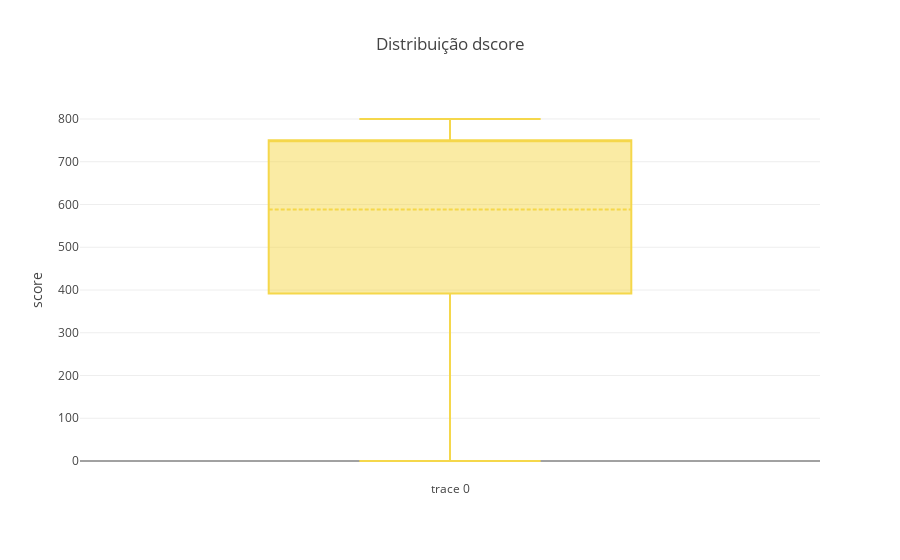

This figure's notebook cell:
### Code cell
trace = go.Box(
    y = dfm['dscore_segmento'],
    marker = dict(color='rgb(245,215,75)'),
    boxmean = True
)
layout = go.Layout(title = 'Distribuição dscore', yaxis = dict(title='score'))
fig = go.Figure(data = [trace], layout=layout)
iplot(fig)

### Figure 1 — Plotly figure (JSON) as saved in the notebook; plotly's stock layout.template omitted (floating-point values rounded to 4 significant figures; data arrays with more than 128 entries replaced by an {"elided": "..."} marker saying what was removed)
{"data": [{"boxmean": true, "marker": {"color": "rgb(245,215,75)"}, "type": "box", "uid": "bdc6d74b-4fe2-441d-bb7b-c726272cae87", "y": {"elided": "980 float values"}}], "layout": {"title": {"text": "Distribuição dscore"}, "yaxis": {"title": {"text": "score"}}}}
